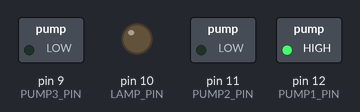
A sketch run on a simulated Arduino Uno, built with avr-gcc and run on an emulated ATmega328P. On the bench: switched loads named in the sketch (green lamp = pin HIGH), output pins drawn as LEDs (lit = HIGH).

Above: at 0.5 s.
At 1.5 s:
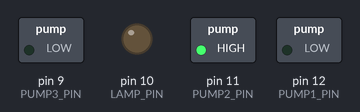
At 2.5 s:
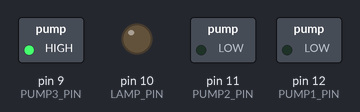
At 3.5 s:
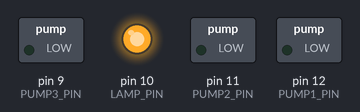
At 5.0 s:
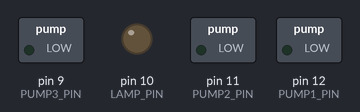
Timing chart, 0 to 7.8 s (numbered marks = the images above):
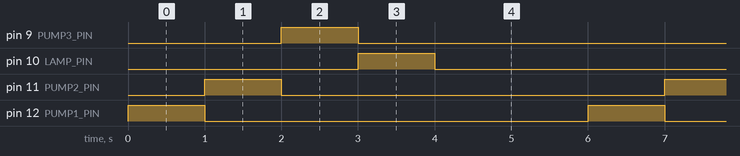

The sketch:

Relays.ino
```cpp
#define PUMP1_PIN 12
#define PUMP2_PIN 11
#define PUMP3_PIN 9
#define LAMP_PIN 10

void setup() {
	// Init all pins to output
	pinMode(PUMP1_PIN, OUTPUT);
	pinMode(PUMP2_PIN, OUTPUT);
	pinMode(PUMP3_PIN, OUTPUT);
	pinMode(LAMP_PIN, OUTPUT);

	// Put all pins to a low state
	digitalWrite(PUMP1_PIN, LOW);
	digitalWrite(PUMP2_PIN, LOW);
	digitalWrite(PUMP3_PIN, LOW);
	digitalWrite(LAMP_PIN, LOW);
}

void loop() {
	// Enable pump 1 for 1 second
	digitalWrite(PUMP1_PIN, HIGH);
	delay(1000);
	digitalWrite(PUMP1_PIN, LOW);

	// Enable pump 2 for 1 second
	digitalWrite(PUMP2_PIN, HIGH);
	delay(1000);
	digitalWrite(PUMP2_PIN, LOW);

	// Enable pump 3 for 1 second
	digitalWrite(PUMP3_PIN, HIGH);
	delay(1000);
	digitalWrite(PUMP3_PIN, LOW);

	// Enable lamp for 1 second
	digitalWrite(LAMP_PIN, HIGH);
	delay(1000);
	digitalWrite(LAMP_PIN, LOW);

	// Wait 2 seconds
	delay(2000);
}
```

Measured:
- by itself, pin 9 (PUMP3_PIN), pin 10 (LAMP_PIN), pin 11 (PUMP2_PIN), pin 12 (PUMP1_PIN): alternates HIGH for 1.0 s and LOW for 5.0 s
- by itself, everything shown: repeats every 6.0 s, in 5 steps
